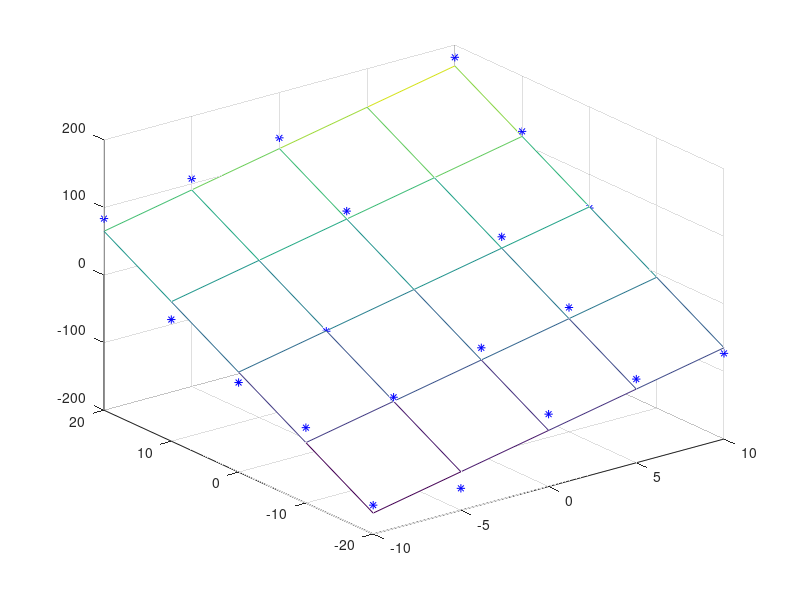

Write MATLAB code to recreate this figure.
%%%Least Squares Regression of a Plane
clear
clc
close all
xvector = linspace(-10,10,5);
yvector = linspace(-20,20,5);
[xmatrix,ymatrix] = meshgrid(xvector,yvector);
%%%z = 5*x + 6*y + NOISE
%%a0 = 5
%%a1 = 6
zmatrix = 5*xmatrix + 6*ymatrix + 2*(rand(5,5)-0.5)*30;
%mesh(xmatrix,ymatrix,zmatrix)
plot3(xmatrix,ymatrix,zmatrix,'b*')
hold on
grid on

%%%Assume that you have the coordinates x,y,z but not the a0,a1
% z1 = a0*x1 + a1*y1
% z2 = a0*x2 + a1*y2
% ....
% zn = a0*xn + a1*yn
% zn = [xn yn] * [a0;a1]
% Stack these together
% Z = [z1;z2;...zn]  -> N x 1
% H = [x1 y1 ; x2 y2 ; ... ; xn yn]; N x 2
% A = [a0;a1] -> 2x1
% Z = H*A -> Nx1 = Nx2 * 2x1
% Astar = (H'*H)^-1 * H'* Z
Z = [];
H = [];
for idx = 1:length(xvector)
  for jdx = 1:length(yvector)
    Z = [Z;zmatrix(jdx,idx)];
    H = [H;[xvector(idx) yvector(jdx)]];
  end
end
Astar = inv(H'*H)*H'*Z
zmatrix_fit = Astar(1)*xmatrix + Astar(2)*ymatrix;
mesh(xmatrix,ymatrix,zmatrix_fit)
